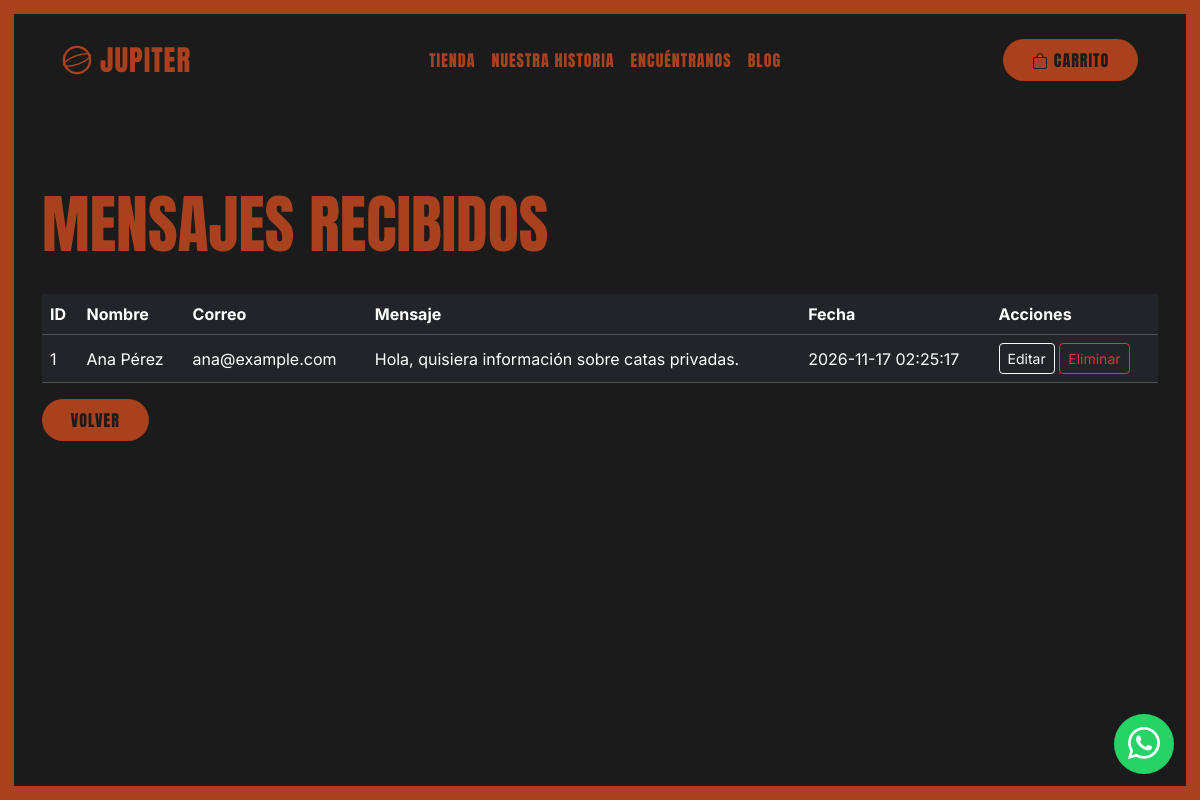
The page /index.php?accion=admin on the database its author committed.
### tables this page shows
CREATE TABLE IF NOT EXISTS contactos (
  id INT AUTO_INCREMENT PRIMARY KEY,
  nombre VARCHAR(100) NOT NULL,
  email VARCHAR(100) NOT NULL,
  mensaje TEXT NOT NULL,
  fecha TIMESTAMP DEFAULT CURRENT_TIMESTAMP
);

### controllers/ContactoController.php (called while the page is built, shortened)
<?php
require_once __DIR__ . '/../models/Contacto.php';
class ContactoController {
    private $modelo;
    public function __construct() { $this->modelo = new Contacto(); }
    public function admin() {
        $contactos = $this->modelo->todos();
        require __DIR__ . '/../views/admin.php';
    }
}

### config/database.php (called while the page is built)
<?php
class Database {
    private static $pdo = null;
    public static function conectar() {
        if (self::$pdo === null) {
            $host = 'localhost';
            $db   = 'jupiter_db';
            $user = 'root';
            $pass = '';
            self::$pdo = new PDO("mysql:host=$host;dbname=$db;charset=utf8mb4", $user, $pass, [
                PDO::ATTR_ERRMODE => PDO::ERRMODE_EXCEPTION,
                PDO::ATTR_DEFAULT_FETCH_MODE => PDO::FETCH_ASSOC
            ]);
        }
        return self::$pdo;
    }
}

### models/Contacto.php (called while the page is built, shortened)
<?php
require_once __DIR__ . '/../config/database.php';
class Contacto {
    private $db;
    public function __construct() { $this->db = Database::conectar(); }
    public function todos() {
        return $this->db->query("SELECT * FROM contactos ORDER BY id DESC")->fetchAll();
    }
}

### views/admin.php (the view, shortened to what this page needs)
<?php require __DIR__ . '/partials/header.php'; ?>
<section class="seccion" style="min-height:70vh">
  <div class="container">
    <h2 class="titulo-seccion text-start">Mensajes recibidos</h2>
    <div class="table-responsive">
      <table class="table table-dark table-hover align-middle">
        <thead><tr><th>ID</th><th>Nombre</th><th>Correo</th><th>Mensaje</th><th>Fecha</th><th>Acciones</th></tr></thead>
        <tbody>
        <?php foreach ($contactos as $c): ?>
          <tr>
            <td><?= $c['id'] ?></td>
            <td><?= htmlspecialchars($c['nombre']) ?></td>
            <td><?= htmlspecialchars($c['email']) ?></td>
            <td><?= htmlspecialchars($c['mensaje']) ?></td>
            <td><?= $c['fecha'] ?></td>
            <td class="text-nowrap">
              <a href="index.php?accion=editar&id=<?= $c['id'] ?>" class="btn btn-sm btn-outline-light">Editar</a>
              <a href="index.php?accion=eliminar&id=<?= $c['id'] ?>" class="btn btn-sm btn-outline-danger" onclick="return confirm('¿Eliminar este mensaje?')">Eliminar</a>
            </td>
          </tr>
        <?php endforeach; ?>
        </tbody>
      </table>
    </div>
    <a href="index.php" class="btn btn-rust">Volver</a>
  </div>
</section>
<?php require __DIR__ . '/partials/footer.php'; ?>

### assets/css/style.css (style rules this page uses)
:root { --rust:#a9411f; --rust-claro:#d9693c; --dark:#1b1b1b; --dark2:#232323; --texto:#ece3de; }
* { box-sizing: border-box; }
html { scroll-behavior: smooth; }
body { background: var(--rust); padding: 14px; font-family: 'Inter', system-ui, sans-serif; color: var(--texto); }
a { color: inherit; }
.btn-rust { background: var(--rust); color: var(--dark); font-family:'Anton', sans-serif; letter-spacing:1px; text-transform:uppercase; border:none; border-radius: 50px; padding: .55rem 1.8rem; transition: all .3s ease; }
.seccion { padding: 5rem 0; }
.titulo-seccion { font-family: 'Anton', sans-serif; text-transform: uppercase; color: var(--rust); font-size: clamp(2.2rem, 6vw, 4rem); text-align: center; margin-bottom: 2rem; }

### rows shown on the page
contactos: id "1", nombre "Ana Pérez", email "ana@example.com", mensaje "Hola, quisiera información sobre catas privadas.", fecha "2026-11-17 02:25:17"
